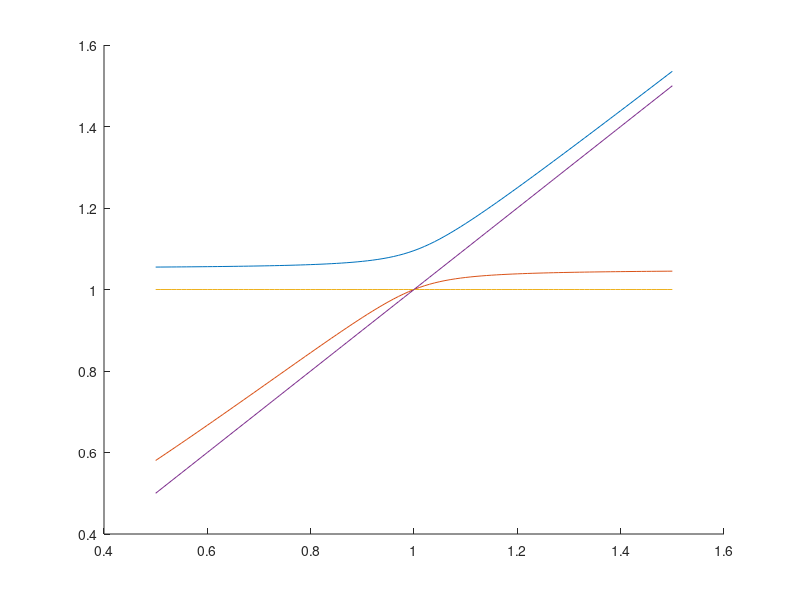

The MATLAB source for this figure:
close all
clear all

omega_1 = 1;

k_by_m = 0.1;

omega_2 = (0.5:0.01:1.5);

a = (omega_1 .^ 2 + omega_2 .^ 2) ./ 2 + k_by_m;

b = ((omega_1 .^ 2 - omega_2 .^ 2) ./ 2).^2 + k_by_m.^2;

omega_p = sqrt(a + sqrt(b));
omega_m = sqrt(a - sqrt(b));

hold on
plot(omega_2, omega_p)
plot(omega_2, omega_m)
plot(omega_2, omega_2 .* 0 + 1);
%plot(omega_2, omega_2 .* 0 + 1 + k_by_m ./ 2);
plot(omega_2, omega_2 );

hold off
